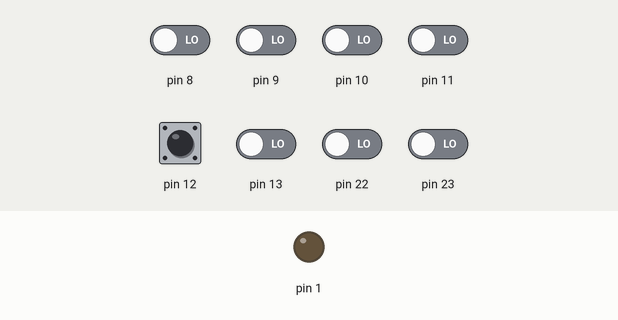
Bench run of a sketch on a simulated Arduino Uno, built with avr-gcc and run on an emulated ATmega328P. Parts: output pins drawn as LEDs (lit = HIGH). The test bench sets the inputs (shaded band); at power-on: pin 12 HIGH, pin 8–11, pin 13, pin 22, pin 23 LOW.

Above: at 5.0 s.
5.1 s: pin 12 pulled LOW for 0.15 s
At 5.5 s:
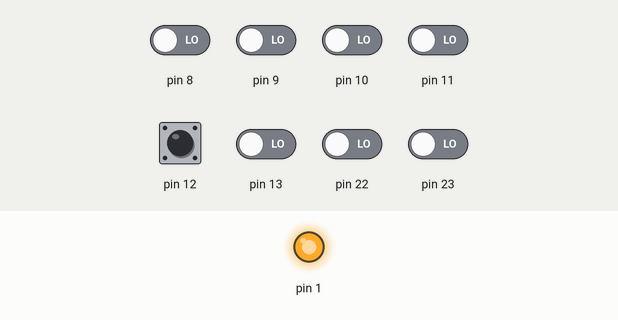
Timing chart, 0 to 8.1 s (numbered marks = the images above; inputs shaded):
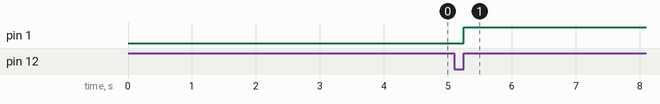

Measured:
- after the input at 5.1 s, pin 1: LOW → HIGH after 0.15 s

The sketch:

FireFly_DMX_passtrue.ino
```cpp
#include <avr/io.h>
#include <stdint.h>            // has to be added to use uint8_t

#include <avr/interrupt.h>    // Needed to use interrupts

volatile uint8_t portbhistory = 0xFF;     // default is high because the pull-up

int main(void)
{
  // put your setup code here, to run once:
  //Set Pin for output
  DDRD |= (1 << PD1);
  //Set Pin for input
  DDRB &= ~(1 << PD4);
  //Set internal pull-up resistor (after setting pin for input)
  PORTB |= (1 << PD4);

  cli();
  PCICR |= (1 << PCIE0);      // Set PCIE0 to enable PCMSK0 scan.
  PCMSK0 |= (1 << PCINT4);    // Set PCINT0 (digital input 12) to trigger an interrupt on state change
  sei();                      // Set enable interrupts - we're ready to go

  while (1)
  {
    /*main program loop here */
  }
}

ISR(PCINT0_vect) {
  cli();
  uint8_t changedbits;

  changedbits = PINB ^ portbhistory;
  portbhistory = PINB;

  if (changedbits & (1 << PINB4))
  {
    /* PCINT4 changed */
    if (PINB & (1 << PINB4)) {
      PORTD |= (1 << PD1);
    }
    else {
      PORTD &= ~(1 << PD1);
    }
  }
  sei();
}
```
